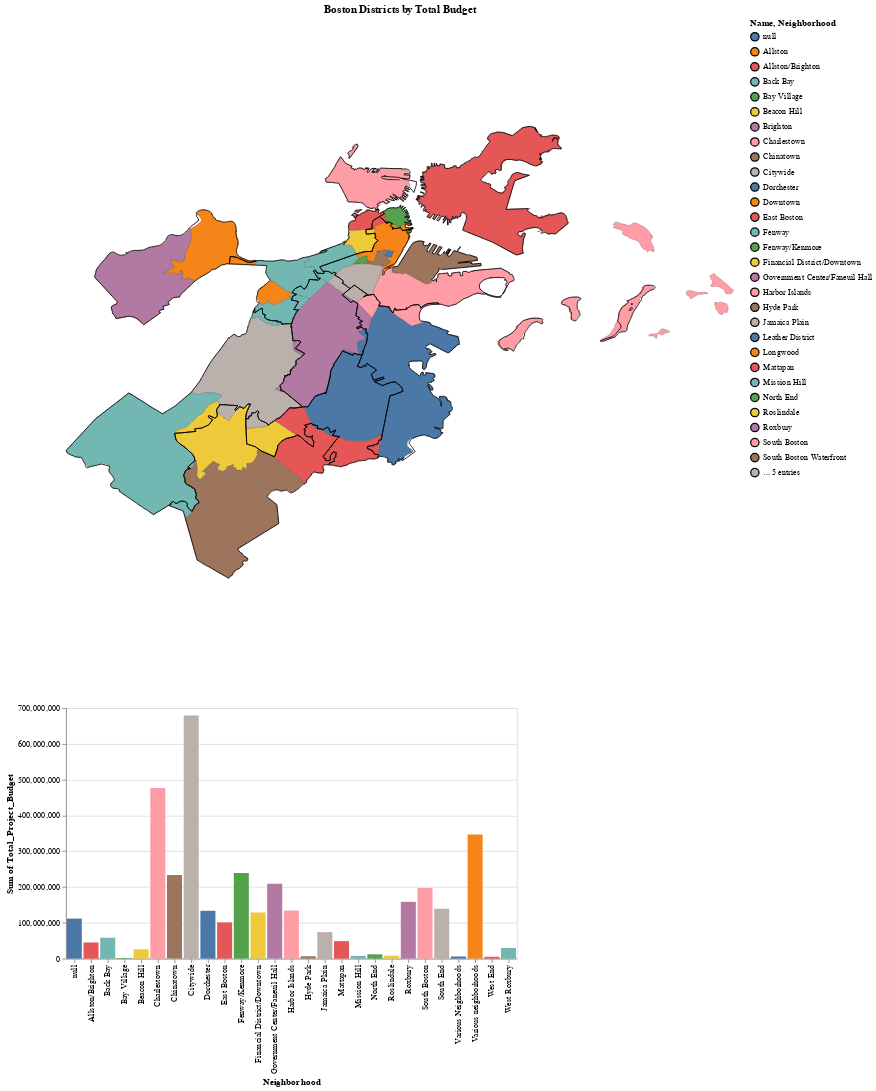

Notebook source saved alongside this figure:
### Code cell
alt.vconcat(neighborhoods_chart + boston_chart, base)

### Figure 1 — Vega-Lite specification as saved in the notebook (floating-point values rounded to 4 significant figures; data arrays with more than 128 entries replaced by an {"elided": "..."} marker saying what was removed)
{"config": {"view": {"continuousWidth": 300, "continuousHeight": 300}}, "vconcat": [{"layer": [{"data": {"name": "data-a5a269d1ef79ada19203fd7d109f012a"}, "mark": {"type": "geoshape", "stroke": "black", "strokeWidth": 0.2}, "encoding": {"color": {"condition": {"param": "param_6", "field": "Name", "type": "nominal"}, "value": "lightgray"}}, "name": "view_44", "title": "Boston Districts by Total Budget"}, {"data": {"name": "data-2882a45d75b0ca841ecfafc7b228e2f3"}, "mark": {"type": "geoshape", "fill": "none", "fillOpacity": 0, "stroke": "black", "strokeWidth": 1}, "encoding": {}}], "height": 800, "width": 800}, {"data": {"name": "data-813c3ec9ee4ffa93ee1a49785c038276"}, "mark": {"type": "bar"}, "encoding": {"color": {"condition": {"param": "param_6", "field": "Neighborhood"}, "value": "lightgray"}, "tooltip": {"aggregate": "sum", "field": "Total_Project_Budget", "format": "$,.2f", "type": "quantitative"}, "x": {"field": "Neighborhood", "type": "nominal"}, "y": {"aggregate": "sum", "field": "Total_Project_Budget", "type": "quantitative"}}, "name": "view_45"}], "params": [{"name": "param_6", "select": {"type": "point"}, "views": ["view_44", "view_45"]}], "$schema": "https://vega.github.io/schema/vega-lite/v5.6.1.json", "datasets": {"data-a5a269d1ef79ada19203fd7d109f012a": [{"OBJECTID": 27, "Name": "Roslindale", "Acres": 1606.0, "Neighborhood_ID": "15", "SqMiles": 2.51, "ShapeSTArea": 69940000.0, "ShapeSTLength": 53560.0, "type": "Feature", "geometry": {"type": "MultiPolygon", "coordinates": {"elided": "3 rows, 1740 float values in total"}}}, {"OBJECTID": 28, "Name": "Jamaica Plain", "Acres": 2519.0, "Neighborhood_ID": "11", "SqMiles": 3.94, "ShapeSTArea": 109700000.0, "ShapeSTLength": 56350.0, "type": "Feature", "geometry": {"type": "Polygon", "coordinates": {"elided": "1x1132x2 float values"}}}, {"OBJECTID": 29, "Name": "Mission Hill", "Acres": 350.9, "Neighborhood_ID": "13", "SqMiles": 0.55, "ShapeSTArea": 15280000.0, "ShapeSTLength": 17920.0, "type": "Feature", "geometry": {"type": "Polygon", "coordinates": {"elided": "1x261x2 float values"}}}, {"OBJECTID": 30, "Name": "Longwood", "Acres": 188.6, "Neighborhood_ID": "28", "SqMiles": 0.29, "ShapeSTArea": 8216000.0, "ShapeSTLength": 11910.0, "type": "Feature", "geometry": {"type": "Polygon", "coordinates": {"elided": "1x180x2 float values"}}}, {"OBJECTID": 31, "Name": "Bay Village", "Acres": 26.54, "Neighborhood_ID": "33", "SqMiles": 0.04, "ShapeSTArea": 1156000.0, "ShapeSTLength": 4651.0, "type": "Feature", "geometry": {"type": "Polygon", "coordinates": {"elided": "1x110x2 float values"}}}, {"OBJECTID": 32, "Name": "Leather District", "Acres": 15.64, "Neighborhood_ID": "27", "SqMiles": 0.02, "ShapeSTArea": 681300.0, "ShapeSTLength": 3237.0, "type": "Feature", "geometry": {"type": "Polygon", "coordinates": [[[-7.558, 49.77], [-7.558, 49.77], [-7.558, 49.77], [-7.558, 49.77], [-7.558, 49.77], [-7.558, 49.77], [-7.558, 49.77], [-7.558, 49.77], [-7.558, 49.77], [-7.558, 49.77], [-7.558, 49.77], [-7.558, 49.77], [-7.558, 49.77], [-7.558, 49.77], [-7.558, 49.77], [-7.558, 49.77], [-7.558, 49.77], [-7.558, 49.77], [-7.558, 49.77], [-7.558, 49.77], [-7.558, 49.77], [-7.558, 49.77], [-7.558, 49.77], [-7.558, 49.77], [-7.558, 49.77], [-7.558, 49.77], [-7.558, 49.77], [-7.558, 49.77], [-7.558, 49.77], [-7.558, 49.77], [-7.558, 49.77], [-7.558, 49.77], [-7.558, 49.77], [-7.558, 49.77], [-7.558, 49.77], [-7.558, 49.77], [-7.558, 49.77], [-7.558, 49.77], [-7.558, 49.77], [-7.558, 49.77], [-7.558, 49.77], [-7.558, 49.77], [-7.558, 49.77], [-7.558, 49.77], [-7.558, 49.77], [-7.558, 49.77], [-7.558, 49.77], [-7.558, 49.77], [-7.558, 49.77], [-7.558, 49.77]]]}}, {"OBJECTID": 33, "Name": "Chinatown", "Acres": 76.32, "Neighborhood_ID": "26", "SqMiles": 0.12, "ShapeSTArea": 3325000.0, "ShapeSTLength": 9737.0, "type": "Feature", "geometry": {"type": "Polygon", "coordinates": {"elided": "1x195x2 float values"}}}, {"OBJECTID": 34, "Name": "North End", "Acres": 126.9, "Neighborhood_ID": "14", "SqMiles": 0.2, "ShapeSTArea": 5528000.0, "ShapeSTLength": 16180.0, "type": "Feature", "geometry": {"type": "Polygon", "coordinates": {"elided": "1x422x2 float values"}}}, {"OBJECTID": 35, "Name": "Roxbury", "Acres": 2108.0, "Neighborhood_ID": "16", "SqMiles": 3.29, "ShapeSTArea": 91840000.0, "ShapeSTLength": 49490.0, "type": "Feature", "geometry": {"type": "Polygon", "coordinates": {"elided": "1x720x2 float values"}}}, {"OBJECTID": 36, "Name": "South End", "Acres": 471.5, "Neighborhood_ID": "32", "SqMiles": 0.74, "ShapeSTArea": 20540000.0, "ShapeSTLength": 17910.0, "type": "Feature", "geometry": {"type": "Polygon", "coordinates": {"elided": "1x208x2 float values"}}}, {"OBJECTID": 37, "Name": "Back Bay", "Acres": 399.3, "Neighborhood_ID": "2", "SqMiles": 0.62, "ShapeSTArea": 17390000.0, "ShapeSTLength": 19460.0, "type": "Feature", "geometry": {"type": "Polygon", "coordinates": {"elided": "1x913x2 float values"}}}, {"OBJECTID": 38, "Name": "East Boston", "Acres": 3012.0, "Neighborhood_ID": "8", "SqMiles": 4.71, "ShapeSTArea": 131400000.0, "ShapeSTLength": 121100.0, "type": "Feature", "geometry": {"type": "Polygon", "coordinates": {"elided": "1x6561x2 float values"}}}, {"OBJECTID": 39, "Name": "Charlestown", "Acres": 871.5, "Neighborhood_ID": "4", "SqMiles": 1.36, "ShapeSTArea": 37960000.0, "ShapeSTLength": 57510.0, "type": "Feature", "geometry": {"type": "MultiPolygon", "coordinates": {"elided": "2 rows, 3038 float values in total"}}}, {"OBJECTID": 40, "Name": "West End", "Acres": 190.5, "Neighborhood_ID": "31", "SqMiles": 0.3, "ShapeSTArea": 8298000.0, "ShapeSTLength": 17730.0, "type": "Feature", "geometry": {"type": "MultiPolygon", "coordinates": {"elided": "3 rows, 1636 float values in total"}}}, {"OBJECTID": 41, "Name": "Beacon Hill", "Acres": 200.2, "Neighborhood_ID": "30", "SqMiles": 0.31, "ShapeSTArea": 8719000.0, "ShapeSTLength": 14300.0, "type": "Feature", "geometry": {"type": "Polygon", "coordinates": {"elided": "1x420x2 float values"}}}, {"OBJECTID": 42, "Name": "Downtown", "Acres": 397.5, "Neighborhood_ID": "7", "SqMiles": 0.62, "ShapeSTArea": 17310000.0, "ShapeSTLength": 34610.0, "type": "Feature", "geometry": {"type": "Polygon", "coordinates": {"elided": "1x688x2 float values"}}}, {"OBJECTID": 43, "Name": "Fenway", "Acres": 560.6, "Neighborhood_ID": "34", "SqMiles": 0.88, "ShapeSTArea": 24420000.0, "ShapeSTLength": 24620.0, "type": "Feature", "geometry": {"type": "Polygon", "coordinates": {"elided": "1x1184x2 float values"}}}, {"OBJECTID": 44, "Name": "Brighton", "Acres": 1840.0, "Neighborhood_ID": "25", "SqMiles": 2.88, "ShapeSTArea": 80170000.0, "ShapeSTLength": 48790.0, "type": "Feature", "geometry": {"type": "Polygon", "coordinates": {"elided": "1x1531x2 float values"}}}, {"OBJECTID": 45, "Name": "West Roxbury", "Acres": 3516.0, "Neighborhood_ID": "19", "SqMiles": 5.49, "ShapeSTArea": 153200000.0, "ShapeSTLength": 66070.0, "type": "Feature", "geometry": {"type": "Polygon", "coordinates": {"elided": "1x893x2 float values"}}}, {"OBJECTID": 46, "Name": "Hyde Park", "Acres": 2927.0, "Neighborhood_ID": "10", "SqMiles": 4.57, "ShapeSTArea": 127500000.0, "ShapeSTLength": 66860.0, "type": "Feature", "geometry": {"type": "Polygon", "coordinates": {"elided": "1x1356x2 float values"}}}, {"OBJECTID": 47, "Name": "Mattapan", "Acres": 1352.0, "Neighborhood_ID": "12", "SqMiles": 2.11, "ShapeSTArea": 58900000.0, "ShapeSTLength": 42010.0, "type": "Feature", "geometry": {"type": "Polygon", "coordinates": {"elided": "1x863x2 float values"}}}, {"OBJECTID": 48, "Name": "Dorchester", "Acres": 4663.0, "Neighborhood_ID": "6", "SqMiles": 7.29, "ShapeSTArea": 203100000.0, "ShapeSTLength": 104300.0, "type": "Feature", "geometry": {"type": "MultiPolygon", "coordinates": {"elided": "2 rows, 8778 float values in total"}}}, {"OBJECTID": 49, "Name": "South Boston Waterfront", "Acres": 621.8, "Neighborhood_ID": "29", "SqMiles": 0.97, "ShapeSTArea": 27090000.0, "ShapeSTLength": 38390.0, "type": "Feature", "geometry": {"type": "Polygon", "coordinates": {"elided": "1x519x2 float values"}}}, {"OBJECTID": 50, "Name": "South Boston", "Acres": 1440.0, "Neighborhood_ID": "17", "SqMiles": 2.25, "ShapeSTArea": 62720000.0, "ShapeSTLength": 65000.0, "type": "Feature", "geometry": {"type": "Polygon", "coordinates": {"elided": "2 rows, 4506 float values in total"}}}, {"OBJECTID": 51, "Name": "Allston", "Acres": 998.5, "Neighborhood_ID": "24", "SqMiles": 1.56, "ShapeSTArea": 43500000.0, "ShapeSTLength": 37860.0, "type": "Feature", "geometry": {"type": "Polygon", "coordinates": {"elided": "1x2037x2 float values"}}}, {"OBJECTID": 52, "Name": "Harbor Islands", "Acres": 824.9, "Neighborhood_ID": "22", "SqMiles": 1.29, "ShapeSTArea": 35930000.0, "ShapeSTLength": 92480.0, "type": "Feature", "geometry": {"type": "MultiPolygon", "coordinates": {"elided": "11 rows, 4038 float values in total"}}}], "data-2882a45d75b0ca841ecfafc7b228e2f3": [{"OBJECTID": 1, "DISTRICT": 1, "Councillor": "Councillor LaMattina", "ShapeSTArea": 177100000.0, "ShapeSTLength": 211200.0, "type": "Feature", "geometry": {"type": "MultiPolygon", "coordinates": {"elided": "4 rows, 3812 float values in total"}}}, {"OBJECTID": 2, "DISTRICT": 2, "Councillor": "Councillor Linehan", "ShapeSTArea": 121900000.0, "ShapeSTLength": 123900.0, "type": "Feature", "geometry": {"type": "MultiPolygon", "coordinates": {"elided": "2 rows, 1644 float values in total"}}}, {"OBJECTID": 3, "DISTRICT": 3, "Councillor": "Councillor Baker", "ShapeSTArea": 161800000.0, "ShapeSTLength": 165000.0, "type": "Feature", "geometry": {"type": "MultiPolygon", "coordinates": {"elided": "4 rows, 3400 float values in total"}}}, {"OBJECTID": 4, "DISTRICT": 4, "Councillor": "Councillor Campbell", "ShapeSTArea": 121800000.0, "ShapeSTLength": 87100.0, "type": "Feature", "geometry": {"type": "Polygon", "coordinates": {"elided": "1x702x2 float values"}}}, {"OBJECTID": 5, "DISTRICT": 5, "Councillor": "Councillor McCarthy", "ShapeSTArea": 213400000.0, "ShapeSTLength": 106300.0, "type": "Feature", "geometry": {"type": "Polygon", "coordinates": {"elided": "1x980x2 float values"}}}, {"OBJECTID": 6, "DISTRICT": 6, "Councillor": "Councillor O'Malley", "ShapeSTArea": 265000000.0, "ShapeSTLength": 119000.0, "type": "Feature", "geometry": {"type": "Polygon", "coordinates": {"elided": "1x1068x2 float values"}}}, {"OBJECTID": 7, "DISTRICT": 7, "Councillor": "Councillor Jackson", "ShapeSTArea": 101200000.0, "ShapeSTLength": 61910.0, "type": "Feature", "geometry": {"type": "Polygon", "coordinates": {"elided": "1x448x2 float values"}}}, {"OBJECTID": 8, "DISTRICT": 8, "Councillor": "Councillor Zakim", "ShapeSTArea": 65460000.0, "ShapeSTLength": 77860.0, "type": "Feature", "geometry": {"type": "MultiPolygon", "coordinates": {"elided": "2 rows, 1584 float values in total"}}}, {"OBJECTID": 9, "DISTRICT": 9, "Councillor": "Councillor Ciommo", "ShapeSTArea": 123000000.0, "ShapeSTLength": 58540.0, "type": "Feature", "geometry": {"type": "Polygon", "coordinates": {"elided": "1x443x2 float values"}}}], "data-813c3ec9ee4ffa93ee1a49785c038276": {"elided": "400 records"}}}
